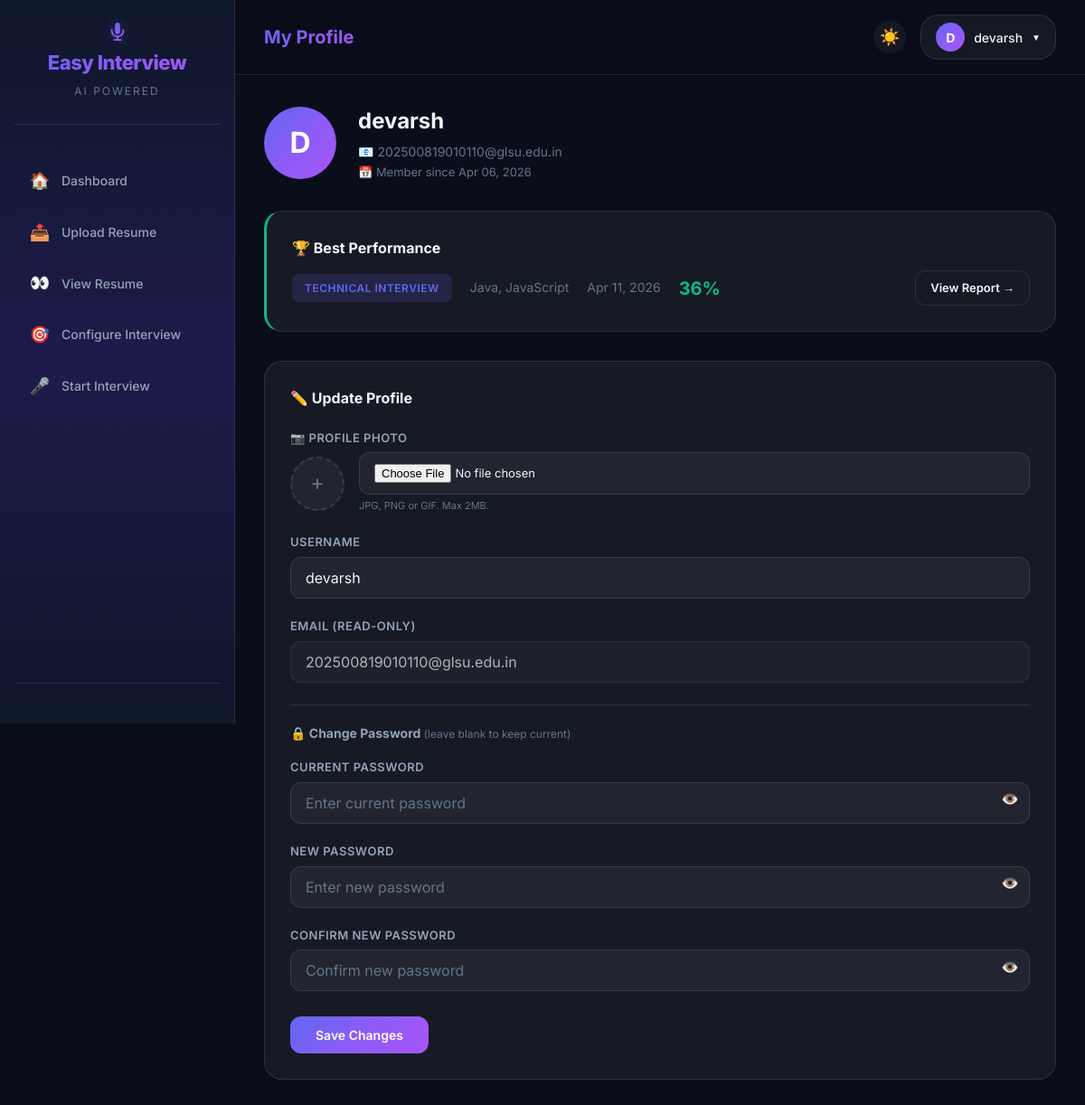
The app's page /profile/ (signed in) with its own data.
### myapp/models.py (models this page shows, shortened)
class User(AbstractUser):
    profile_photo = models.ImageField(upload_to='profile_photos/', null=True, blank=True)
    is_expert = models.BooleanField(default=False)

class Interview(models.Model):
    INTERVIEW_TYPE_CHOICES = [
        ('hr', 'HR Interview'),
        ('technical', 'Technical Interview'),
    ]
    DIFFICULTY_CHOICES = [
        ('easy', 'Easy'),
        ('medium', 'Medium'),
        ('hard', 'Hard'),
    ]
    SKILL_CHOICES = [
        ('python', 'Python'),
        ('java', 'Java'),
        ('javascript', 'JavaScript'),
        ('cpp', 'C++'),
        ('csharp', 'C#'),
        ('sql', 'SQL'),
        ('react', 'React'),
        ('django', 'Django'),
        ('nodejs', 'Node.js'),
        ('html_css', 'HTML/CSS'),
        ('machine_learning', 'Machine Learning'),
        ('data_science', 'Data Science'),
        ('general', 'General'),
    ]
    user = models.ForeignKey(settings.AUTH_USER_MODEL, on_delete=models.CASCADE)
    interview_type = models.CharField(max_length=20, choices=INTERVIEW_TYPE_CHOICES)
    skills = models.CharField(max_length=255, default='general', help_text="Comma-separated skills")
    difficulty_level = models.CharField(max_length=20, choices=DIFFICULTY_CHOICES, default='medium')
    resume = models.FileField(upload_to='resumes/', null=True, blank=True)
    total_score = models.FloatField(default=0)
    max_score = models.FloatField(default=50)
    overall_feedback = models.TextField(blank=True, null=True)
    strengths = models.TextField(blank=True, null=True)
    areas_of_improvement = models.TextField(blank=True, null=True)
    ai_summary = models.TextField(blank=True, null=True)
    created_at = models.DateTimeField(auto_now_add=True)
    started_at = models.DateTimeField(null=True, blank=True)  # === TIMER PERSISTENCE ===
    completed_at = models.DateTimeField(null=True, blank=True)
    is_completed = models.BooleanField(default=False)
    @property
    def score_percentage(self):
        if self.max_score > 0:
            return round((self.total_score / self.max_score) * 100, 1)
        return 0
    @property
    def skills_list(self):
        return [s.strip() for s in self.skills.split(',') if s.strip()]
    @property
    def skills_display(self):
        skill_map = dict(self.SKILL_CHOICES)
        return ', '.join(skill_map.get(s, s) for s in self.skills_list)

### myapp/views.py (the view)
# urls.py: path('profile/', views.profile_view, name='profile'),
@login_required
def profile_view(request):
    all_interviews = Interview.objects.filter(user=request.user)
    completed = all_interviews.filter(is_completed=True)
    total_interviews = completed.count()
    avg_score = 0
    if completed.exists():
        scores = []
        for iv in completed:
            if iv.max_score > 0:
                scores.append((iv.total_score / iv.max_score) * 100)
        if scores:
            avg_score = round(sum(scores) / len(scores), 1)
    recent_interviews = completed.order_by('-completed_at')[:5]
    best_interview = None
    best_pct = 0
    for iv in completed:
        pct = iv.score_percentage
        if pct > best_pct:
            best_pct = pct
            best_interview = iv
    technical_count = completed.filter(interview_type='technical').count()
    hr_count = completed.filter(interview_type='hr').count()
    return render(request, "myapp/profile.html", {
        "user": request.user,
        "total_interviews": total_interviews,
        "average_score": avg_score,
        "recent_interviews": recent_interviews,
        "best_interview": best_interview,
        "best_score": best_pct,
        "technical_count": technical_count,
        "hr_count": hr_count,
        "total_all": all_interviews.count(),
    })

### myapp/templates/myapp/profile.html (shortened to what this page needs)
{% extends 'myapp/base.html' %}
{% block page_title %}<span>My Profile</span>{% endblock %}
{% block content %}
<div class="animate-in">
    <div class="profile-header">
        {% if user.profile_photo %}
            <img src="{{ user.profile_photo.url }}" alt="Profile Photo" style="width: 80px; height: 80px; border-radius: 50%; object-fit: cover; border: 3px solid var(--accent-primary);">
        {% else %}
            <div class="profile-avatar-lg">{{ user.username|make_list|first|upper }}</div>
        {% endif %}
        <div class="profile-info">
            <h2>{{ user.username }}</h2>
            <p>📧 {{ user.email }}</p>
            <p style="color: var(--text-muted); font-size: 13px;">📅 Member since {{ user.date_joined|date:"M d, Y" }}</p>
        </div>
    </div>
    {% if best_interview %}
    <div class="glass-card animate-in delay-2" style="margin-bottom: 32px; border-left: 3px solid var(--success);">
        <h3 style="margin-bottom: 12px; font-size: 16px; font-weight: 700;">🏆 Best Performance</h3>
        <div style="display: flex; align-items: center; gap: 20px; flex-wrap: wrap;">
            <span class="history-type {% if best_interview.interview_type == 'technical' %}type-technical{% else %}type-hr{% endif %}">
                {{ best_interview.get_interview_type_display }}
            </span>
            <span style="color: var(--text-muted); font-size: 14px;">{{ best_interview.skills_display|truncatewords:4 }}</span>
            <span style="color: var(--text-muted); font-size: 14px;">{{ best_interview.completed_at|date:"M d, Y" }}</span>
            <span style="font-weight: 700; font-size: 20px; color: var(--success);">{{ best_score|floatformat:0 }}%</span>
            <a href="{% url 'result' best_interview.id %}" class="btn-outline-glass btn-sm" style="margin-left: auto;">View Report →</a>
        </div>
    </div>
    {% endif %}
    <div class="glass-card mt-4 animate-in delay-4">
        <h3 style="margin-bottom: 20px; font-size: 16px; font-weight: 700;">✏️ Update Profile</h3>
        <form method="POST" action="{% url 'update_profile' %}" enctype="multipart/form-data">
            <div class="form-group" style="margin-bottom: 20px;">
                <label class="form-label">📷 Profile Photo</label>
                <div style="display: flex; align-items: center; gap: 16px; margin-bottom: 8px;">
                    {% if user.profile_photo %}
                        <img id="photo-preview" src="{{ user.profile_photo.url }}" alt="Current photo" style="width: 60px; height: 60px; border-radius: 50%; object-fit: cover; border: 2px solid var(--border-glass);">
                    {% else %}
                        <div id="photo-preview" style="width: 60px; height: 60px; border-radius: 50%; background: var(--bg-glass); border: 2px dashed var(--border-glass); display: flex; align-items: center; justify-content: center; color: var(--text-muted); font-size: 24px;">+</div>
                    {% endif %}
                    <div style="flex: 1;">
                        <input type="file" class="form-control" name="profile_photo" id="profile-photo-input" accept="image/*" style="font-size: 13px;">
                        <div style="font-size: 11px; color: var(--text-muted); margin-top: 4px;">JPG, PNG or GIF. Max 2MB.</div>
                    </div>
                </div>
            </div>
            <div class="form-group">
                <label class="form-label">Username</label>
                <input type="text" class="form-control" name="username" value="{{ user.username }}">
            </div>
            <div class="form-group">
                <label class="form-label">Email (Read-only)</label>
                <input type="email" class="form-control" name="email" value="{{ user.email }}" readonly style="background: rgba(255, 255, 255, 0.05); cursor: not-allowed; opacity: 0.7;">
            </div>
            <div style="border-top: 1px solid var(--border-glass); margin-top: 24px; padding-top: 20px;">
                <h4 style="font-size: 14px; font-weight: 700; margin-bottom: 16px; color: var(--text-secondary);">🔒 Change Password <span style="font-weight: 400; font-size: 12px; color: var(--text-muted);">(leave blank to keep current)</span></h4>
                <div class="form-group" style="position: relative;">
                    <label class="form-label">Current Password</label>
                    <input type="password" class="form-control" name="current_password" id="current-password" placeholder="Enter current password" style="padding-right: 40px;">
                    <button type="button" onclick="togglePwd('current-password')" style="position: absolute; right: 12px; top: 36px; background: none; border: none; cursor: pointer; font-size: 16px;">
                        <span id="current-password-icon">👁️</span>
                    </button>
                </div>
                <div class="form-group" style="position: relative;">
                    <label class="form-label">New Password</label>
                    <input type="password" class="form-control" name="new_password" id="new-password" placeholder="Enter new password" style="padding-right: 40px;" oninput="checkPwdStrength(this.value)">
                    <button type="button" onclick="togglePwd('new-password')" style="position: absolute; right: 12px; top: 36px; background: none; border: none; cursor: pointer; font-size: 16px;">
                        <span id="new-password-icon">👁️</span>
                    </button>
                </div>
                <div class="form-group" style="position: relative;">
                    <label class="form-label">Confirm New Password</label>
                    <input type="password" class="form-control" name="confirm_password" id="confirm-password" placeholder="Confirm new password" style="padding-right: 40px;">
                    <button type="button" onclick="togglePwd('confirm-password')" style="position: absolute; right: 12px; top: 36px; background: none; border: none; cursor: pointer; font-size: 16px;">
                        <span id="confirm-password-icon">👁️</span>
                    </button>
                </div>
            </div>
            <button type="submit" class="btn-primary-glow" style="margin-top: 8px;">Save Changes</button>
        </form>
    </div>
</div>
{% endblock %}

### myapp/templates/myapp/base.html (shortened to what this page needs)
{% load static %}
<!DOCTYPE html>
<html lang="en">
<head>
    <link rel="stylesheet" href="{% static 'css/style.css' %}?v=20">
</head>
<body>
<div id="wrapper">
    <div class="sidebar">
        <div class="sidebar-logo">
            <h2>Easy Interview</h2>
            <span>AI Powered</span>
        </div>
        <div class="sidebar-nav">
            {% if request.user.is_expert or request.user.is_staff %}
            <a href="{% url 'expert_dashboard' %}" class="nav-link {% block nav_expert_dash %}{% endblock %}">
                <span class="nav-icon">📊</span> Dashboard
            </a>
            <a href="{% url 'expert_questions_dashboard' %}" class="nav-link {% block nav_expert %}{% endblock %}">
                <span class="nav-icon">📝</span> Question Bank
            </a>
            <a href="{% url 'expert_live_rooms_dashboard' %}" class="nav-link {% block nav_live %}{% endblock %}">
                <span class="nav-icon">📹</span> Live Interview
            </a>
            {% else %}
            <a href="{% url 'home' %}" class="nav-link {% block nav_home %}{% endblock %}">
                <span class="nav-icon">🏠</span> Dashboard
            </a>
            <a href="{% url 'resume' %}" class="nav-link {% block nav_resume %}{% endblock %}">
                <span class="nav-icon">📤</span> Upload Resume
            </a>
            <a href="{% url 'view_resume' %}" class="nav-link {% block nav_view_resume %}{% endblock %}">
                <span class="nav-icon">👀</span> View Resume
            </a>
            <a href="{% url 'configure_interview' %}" class="nav-link {% block nav_configure %}{% endblock %}">
                <span class="nav-icon">🎯</span> Configure Interview
            </a>
            <a href="{% url 'start_interview' %}" class="nav-link {% block nav_interview %}{% endblock %}">
                <span class="nav-icon">🎤</span> Start Interview
            </a>
            {% endif %}
        </div>
        <div class="sidebar-footer">
        </div>
    </div>
    <div class="page-content">
        <div class="topbar">
            <div style="display: flex; align-items: center; gap: 12px;">
                <div class="topbar-title">
                    {% block page_title %}<span>Dashboard</span>{% endblock %}
                </div>
            </div>
            <div style="display: flex; align-items: center; gap: 16px;">
                <button id="theme-toggle-dashboard" class="btn-outline-glass" style="padding: 6px; width: 36px; height: 36px; border-radius: 50%; font-size: 18px; line-height: 1; border: none; cursor: pointer; background: var(--bg-glass);">
                    ☀️
                </button>
                <div class="profile-dropdown">
                    <button class="profile-btn">
                        {% if request.user.profile_photo %}
                            <img src="{{ request.user.profile_photo.url }}" alt="Avatar" style="width: 32px; height: 32px; border-radius: 50%; object-fit: cover; border: 2px solid var(--accent-primary);">
                        {% else %}
                            <div class="profile-avatar">{{ request.user.username|make_list|first|upper }}</div>
                        {% endif %}
                        <span>{{ request.user.username|default:"User" }}</span>
                        <span style="font-size: 10px;">▼</span>
                    </button>
            </div>
            </div>
        </div>
        <div class="main-content">
            {% block content %}{% endblock %}
        </div>
    </div>
</div>
</body>
</html>

### records on screen
User: user.username|make_list "D", user.username "devarsh", username|make_list "D", username "devarsh", email "202500819010110@glsu.edu.in", date_joined "Apr 06, 2026"
Interview: interview_type "TECHNICAL INTERVIEW", skills_display "Java, JavaScript", completed_at "Apr 11, 2026"

### other values on screen
{{ best_score|floatformat:0 }} "36"
